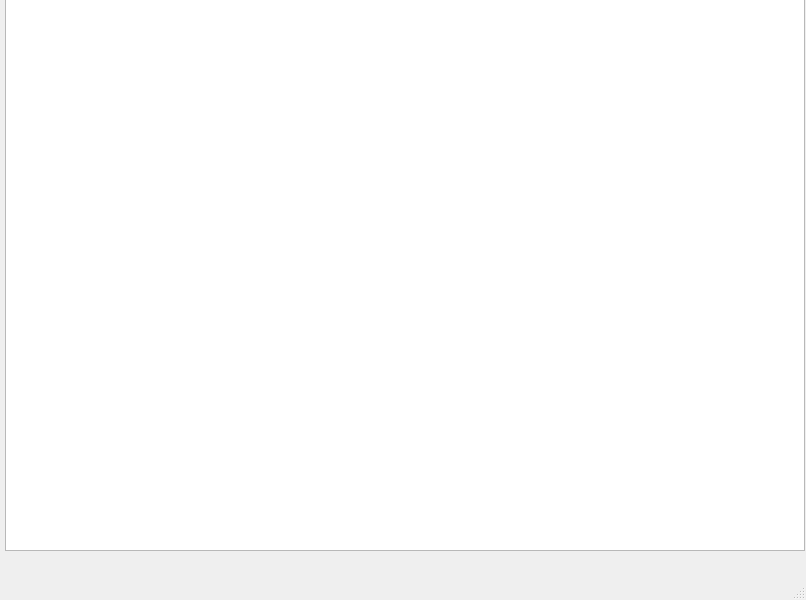
<?xml version="1.0" encoding="UTF-8"?>
<ui version="4.0">
 <class>MainWindow</class>
 <widget class="QMainWindow" name="MainWindow">
  <property name="geometry">
   <rect>
    <x>0</x>
    <y>0</y>
    <width>806</width>
    <height>600</height>
   </rect>
  </property>
  <property name="windowTitle">
   <string>MainWindow</string>
  </property>
  <widget class="QWidget" name="centralwidget">
   <widget class="QGraphicsView" name="graphicsView">
    <property name="geometry">
     <rect>
      <x>5</x>
      <y>-9</y>
      <width>800</width>
      <height>560</height>
     </rect>
    </property>
   </widget>
  </widget>
  <widget class="QMenuBar" name="menubar">
   <property name="geometry">
    <rect>
     <x>0</x>
     <y>0</y>
     <width>806</width>
     <height>22</height>
    </rect>
   </property>
  </widget>
  <widget class="QStatusBar" name="statusbar"/>
 </widget>
 <resources/>
 <connections/>
</ui>
